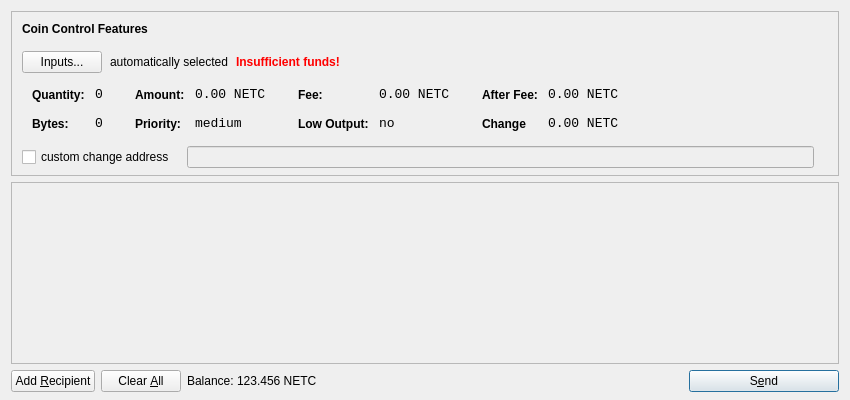
<?xml version="1.0" encoding="UTF-8"?>
<ui version="4.0">
 <class>SendCoinsDialog</class>
 <widget class="QDialog" name="SendCoinsDialog">
  <property name="geometry">
   <rect>
    <x>0</x>
    <y>0</y>
    <width>850</width>
    <height>400</height>
   </rect>
  </property>
  <property name="windowTitle">
   <string>Send Coins</string>
  </property>
  <layout class="QVBoxLayout" name="verticalLayout" stretch="0,1,0">
   <property name="bottomMargin">
    <number>8</number>
   </property>
   <item>
    <widget class="QFrame" name="frameCoinControl">
     <property name="sizePolicy">
      <sizepolicy hsizetype="Expanding" vsizetype="Expanding">
       <horstretch>0</horstretch>
       <verstretch>0</verstretch>
      </sizepolicy>
     </property>
     <property name="maximumSize">
      <size>
       <width>16777215</width>
       <height>16777215</height>
      </size>
     </property>
     <property name="frameShape">
      <enum>QFrame::StyledPanel</enum>
     </property>
     <property name="frameShadow">
      <enum>QFrame::Sunken</enum>
     </property>
     <layout class="QVBoxLayout" name="verticalLayoutCoinControl2">
      <property name="spacing">
       <number>-1</number>
      </property>
      <property name="leftMargin">
       <number>0</number>
      </property>
      <property name="topMargin">
       <number>0</number>
      </property>
      <property name="rightMargin">
       <number>0</number>
      </property>
      <property name="bottomMargin">
       <number>6</number>
      </property>
      <item>
       <layout class="QVBoxLayout" name="verticalLayoutCoinControl" stretch="0,0,0,0,1">
        <property name="spacing">
         <number>0</number>
        </property>
        <property name="leftMargin">
         <number>10</number>
        </property>
        <property name="topMargin">
         <number>10</number>
        </property>
        <item>
         <layout class="QHBoxLayout" name="horizontalLayoutCoinControl1">
          <property name="bottomMargin">
           <number>15</number>
          </property>
          <item>
           <widget class="QLabel" name="labelCoinControlFeatures">
            <property name="sizePolicy">
             <sizepolicy hsizetype="Preferred" vsizetype="Maximum">
              <horstretch>0</horstretch>
              <verstretch>0</verstretch>
             </sizepolicy>
            </property>
            <property name="font">
             <font>
              <weight>75</weight>
              <bold>true</bold>
             </font>
            </property>
            <property name="styleSheet">
             <string notr="true">font-weight:bold;</string>
            </property>
            <property name="text">
             <string>Coin Control Features</string>
            </property>
           </widget>
          </item>
         </layout>
        </item>
        <item>
         <layout class="QHBoxLayout" name="horizontalLayoutCoinControl2" stretch="0,0,0,0">
          <property name="spacing">
           <number>8</number>
          </property>
          <property name="bottomMargin">
           <number>10</number>
          </property>
          <item>
           <widget class="QPushButton" name="pushButtonCoinControl">
            <property name="styleSheet">
             <string notr="true"/>
            </property>
            <property name="text">
             <string>Inputs...</string>
            </property>
           </widget>
          </item>
          <item>
           <widget class="QLabel" name="labelCoinControlAutomaticallySelected">
            <property name="text">
             <string>automatically selected</string>
            </property>
            <property name="margin">
             <number>5</number>
            </property>
           </widget>
          </item>
          <item>
           <widget class="QLabel" name="labelCoinControlInsuffFunds">
            <property name="font">
             <font>
              <weight>75</weight>
              <bold>true</bold>
             </font>
            </property>
            <property name="styleSheet">
             <string notr="true">color:red;font-weight:bold;</string>
            </property>
            <property name="text">
             <string>Insufficient funds!</string>
            </property>
            <property name="margin">
             <number>5</number>
            </property>
           </widget>
          </item>
          <item>
           <spacer name="horizontalSpacerCoinControl">
            <property name="orientation">
             <enum>Qt::Horizontal</enum>
            </property>
            <property name="sizeHint" stdset="0">
             <size>
              <width>40</width>
              <height>1</height>
             </size>
            </property>
           </spacer>
          </item>
         </layout>
        </item>
        <item>
         <widget class="QWidget" name="widgetCoinControl" native="true">
          <property name="sizePolicy">
           <sizepolicy hsizetype="Preferred" vsizetype="Preferred">
            <horstretch>0</horstretch>
            <verstretch>0</verstretch>
           </sizepolicy>
          </property>
          <property name="minimumSize">
           <size>
            <width>0</width>
            <height>0</height>
           </size>
          </property>
          <property name="styleSheet">
           <string notr="true"/>
          </property>
          <layout class="QHBoxLayout" name="horizontalLayoutCoinControl5">
           <property name="margin">
            <number>0</number>
           </property>
           <item>
            <layout class="QHBoxLayout" name="horizontalLayoutCoinControl3" stretch="0,0,0,1">
             <property name="spacing">
              <number>20</number>
             </property>
             <property name="topMargin">
              <number>0</number>
             </property>
             <property name="bottomMargin">
              <number>10</number>
             </property>
             <item>
              <layout class="QFormLayout" name="formLayoutCoinControl1">
               <property name="horizontalSpacing">
                <number>10</number>
               </property>
               <property name="verticalSpacing">
                <number>14</number>
               </property>
               <property name="leftMargin">
                <number>10</number>
               </property>
               <property name="topMargin">
                <number>4</number>
               </property>
               <property name="rightMargin">
                <number>6</number>
               </property>
               <item row="0" column="0">
                <widget class="QLabel" name="labelCoinControlQuantityText">
                 <property name="styleSheet">
                  <string notr="true">font-weight:bold;</string>
                 </property>
                 <property name="text">
                  <string>Quantity:</string>
                 </property>
                 <property name="margin">
                  <number>0</number>
                 </property>
                </widget>
               </item>
               <item row="0" column="1">
                <widget class="QLabel" name="labelCoinControlQuantity">
                 <property name="font">
                  <font>
                   <family>Monospace</family>
                   <pointsize>10</pointsize>
                  </font>
                 </property>
                 <property name="cursor">
                  <cursorShape>IBeamCursor</cursorShape>
                 </property>
                 <property name="contextMenuPolicy">
                  <enum>Qt::ActionsContextMenu</enum>
                 </property>
                 <property name="text">
                  <string>0</string>
                 </property>
                 <property name="margin">
                  <number>0</number>
                 </property>
                 <property name="textInteractionFlags">
                  <set>Qt::LinksAccessibleByMouse|Qt::TextSelectableByKeyboard|Qt::TextSelectableByMouse</set>
                 </property>
                </widget>
               </item>
               <item row="1" column="0">
                <widget class="QLabel" name="labelCoinControlBytesText">
                 <property name="styleSheet">
                  <string notr="true">font-weight:bold;</string>
                 </property>
                 <property name="text">
                  <string>Bytes:</string>
                 </property>
                </widget>
               </item>
               <item row="1" column="1">
                <widget class="QLabel" name="labelCoinControlBytes">
                 <property name="font">
                  <font>
                   <family>Monospace</family>
                   <pointsize>10</pointsize>
                  </font>
                 </property>
                 <property name="cursor">
                  <cursorShape>IBeamCursor</cursorShape>
                 </property>
                 <property name="contextMenuPolicy">
                  <enum>Qt::ActionsContextMenu</enum>
                 </property>
                 <property name="text">
                  <string>0</string>
                 </property>
                 <property name="textInteractionFlags">
                  <set>Qt::LinksAccessibleByMouse|Qt::TextSelectableByKeyboard|Qt::TextSelectableByMouse</set>
                 </property>
                </widget>
               </item>
              </layout>
             </item>
             <item>
              <layout class="QFormLayout" name="formLayoutCoinControl2">
               <property name="horizontalSpacing">
                <number>10</number>
               </property>
               <property name="verticalSpacing">
                <number>14</number>
               </property>
               <property name="leftMargin">
                <number>6</number>
               </property>
               <property name="topMargin">
                <number>4</number>
               </property>
               <property name="rightMargin">
                <number>6</number>
               </property>
               <item row="0" column="0">
                <widget class="QLabel" name="labelCoinControlAmountText">
                 <property name="styleSheet">
                  <string notr="true">font-weight:bold;</string>
                 </property>
                 <property name="text">
                  <string>Amount:</string>
                 </property>
                 <property name="margin">
                  <number>0</number>
                 </property>
                </widget>
               </item>
               <item row="0" column="1">
                <widget class="QLabel" name="labelCoinControlAmount">
                 <property name="font">
                  <font>
                   <family>Monospace</family>
                   <pointsize>10</pointsize>
                  </font>
                 </property>
                 <property name="cursor">
                  <cursorShape>IBeamCursor</cursorShape>
                 </property>
                 <property name="contextMenuPolicy">
                  <enum>Qt::ActionsContextMenu</enum>
                 </property>
                 <property name="text">
                  <string>0.00 NETC</string>
                 </property>
                 <property name="textInteractionFlags">
                  <set>Qt::LinksAccessibleByMouse|Qt::TextSelectableByKeyboard|Qt::TextSelectableByMouse</set>
                 </property>
                </widget>
               </item>
               <item row="1" column="0">
                <widget class="QLabel" name="labelCoinControlPriorityText">
                 <property name="styleSheet">
                  <string notr="true">font-weight:bold;</string>
                 </property>
                 <property name="text">
                  <string>Priority:</string>
                 </property>
                </widget>
               </item>
               <item row="1" column="1">
                <widget class="QLabel" name="labelCoinControlPriority">
                 <property name="font">
                  <font>
                   <family>Monospace</family>
                   <pointsize>10</pointsize>
                  </font>
                 </property>
                 <property name="cursor">
                  <cursorShape>IBeamCursor</cursorShape>
                 </property>
                 <property name="contextMenuPolicy">
                  <enum>Qt::ActionsContextMenu</enum>
                 </property>
                 <property name="text">
                  <string>medium</string>
                 </property>
                 <property name="textInteractionFlags">
                  <set>Qt::LinksAccessibleByMouse|Qt::TextSelectableByKeyboard|Qt::TextSelectableByMouse</set>
                 </property>
                </widget>
               </item>
              </layout>
             </item>
             <item>
              <layout class="QFormLayout" name="formLayoutCoinControl3">
               <property name="horizontalSpacing">
                <number>10</number>
               </property>
               <property name="verticalSpacing">
                <number>14</number>
               </property>
               <property name="leftMargin">
                <number>6</number>
               </property>
               <property name="topMargin">
                <number>4</number>
               </property>
               <property name="rightMargin">
                <number>6</number>
               </property>
               <item row="0" column="0">
                <widget class="QLabel" name="labelCoinControlFeeText">
                 <property name="styleSheet">
                  <string notr="true">font-weight:bold;</string>
                 </property>
                 <property name="text">
                  <string>Fee:</string>
                 </property>
                 <property name="margin">
                  <number>0</number>
                 </property>
                </widget>
               </item>
               <item row="0" column="1">
                <widget class="QLabel" name="labelCoinControlFee">
                 <property name="font">
                  <font>
                   <family>Monospace</family>
                   <pointsize>10</pointsize>
                  </font>
                 </property>
                 <property name="cursor">
                  <cursorShape>IBeamCursor</cursorShape>
                 </property>
                 <property name="contextMenuPolicy">
                  <enum>Qt::ActionsContextMenu</enum>
                 </property>
                 <property name="text">
                  <string>0.00 NETC</string>
                 </property>
                 <property name="textInteractionFlags">
                  <set>Qt::LinksAccessibleByMouse|Qt::TextSelectableByKeyboard|Qt::TextSelectableByMouse</set>
                 </property>
                </widget>
               </item>
               <item row="1" column="0">
                <widget class="QLabel" name="labelCoinControlLowOutputText">
                 <property name="styleSheet">
                  <string notr="true">font-weight:bold;</string>
                 </property>
                 <property name="text">
                  <string>Low Output:</string>
                 </property>
                </widget>
               </item>
               <item row="1" column="1">
                <widget class="QLabel" name="labelCoinControlLowOutput">
                 <property name="font">
                  <font>
                   <family>Monospace</family>
                   <pointsize>10</pointsize>
                  </font>
                 </property>
                 <property name="cursor">
                  <cursorShape>IBeamCursor</cursorShape>
                 </property>
                 <property name="contextMenuPolicy">
                  <enum>Qt::ActionsContextMenu</enum>
                 </property>
                 <property name="text">
                  <string>no</string>
                 </property>
                 <property name="textInteractionFlags">
                  <set>Qt::LinksAccessibleByMouse|Qt::TextSelectableByKeyboard|Qt::TextSelectableByMouse</set>
                 </property>
                </widget>
               </item>
              </layout>
             </item>
             <item>
              <layout class="QFormLayout" name="formLayoutCoinControl4">
               <property name="horizontalSpacing">
                <number>10</number>
               </property>
               <property name="verticalSpacing">
                <number>14</number>
               </property>
               <property name="leftMargin">
                <number>6</number>
               </property>
               <property name="topMargin">
                <number>4</number>
               </property>
               <property name="rightMargin">
                <number>6</number>
               </property>
               <item row="0" column="0">
                <widget class="QLabel" name="labelCoinControlAfterFeeText">
                 <property name="styleSheet">
                  <string notr="true">font-weight:bold;</string>
                 </property>
                 <property name="text">
                  <string>After Fee:</string>
                 </property>
                 <property name="margin">
                  <number>0</number>
                 </property>
                </widget>
               </item>
               <item row="0" column="1">
                <widget class="QLabel" name="labelCoinControlAfterFee">
                 <property name="font">
                  <font>
                   <family>Monospace</family>
                   <pointsize>10</pointsize>
                  </font>
                 </property>
                 <property name="cursor">
                  <cursorShape>IBeamCursor</cursorShape>
                 </property>
                 <property name="contextMenuPolicy">
                  <enum>Qt::ActionsContextMenu</enum>
                 </property>
                 <property name="text">
                  <string>0.00 NETC</string>
                 </property>
                 <property name="textInteractionFlags">
                  <set>Qt::LinksAccessibleByMouse|Qt::TextSelectableByKeyboard|Qt::TextSelectableByMouse</set>
                 </property>
                </widget>
               </item>
               <item row="1" column="0">
                <widget class="QLabel" name="labelCoinControlChangeText">
                 <property name="styleSheet">
                  <string notr="true">font-weight:bold;</string>
                 </property>
                 <property name="text">
                  <string>Change</string>
                 </property>
                </widget>
               </item>
               <item row="1" column="1">
                <widget class="QLabel" name="labelCoinControlChange">
                 <property name="font">
                  <font>
                   <family>Monospace</family>
                   <pointsize>10</pointsize>
                  </font>
                 </property>
                 <property name="cursor">
                  <cursorShape>IBeamCursor</cursorShape>
                 </property>
                 <property name="contextMenuPolicy">
                  <enum>Qt::ActionsContextMenu</enum>
                 </property>
                 <property name="text">
                  <string>0.00 NETC</string>
                 </property>
                 <property name="textInteractionFlags">
                  <set>Qt::LinksAccessibleByMouse|Qt::TextSelectableByKeyboard|Qt::TextSelectableByMouse</set>
                 </property>
                </widget>
               </item>
              </layout>
             </item>
            </layout>
           </item>
          </layout>
         </widget>
        </item>
        <item>
         <layout class="QHBoxLayout" name="horizontalLayoutCoinControl4" stretch="0,0,0">
          <property name="spacing">
           <number>12</number>
          </property>
          <property name="sizeConstraint">
           <enum>QLayout::SetDefaultConstraint</enum>
          </property>
          <property name="topMargin">
           <number>5</number>
          </property>
          <property name="rightMargin">
           <number>5</number>
          </property>
          <item>
           <widget class="QCheckBox" name="checkBoxCoinControlChange">
            <property name="text">
             <string>custom change address</string>
            </property>
           </widget>
          </item>
          <item>
           <widget class="QLineEdit" name="lineEditCoinControlChange">
            <property name="enabled">
             <bool>false</bool>
            </property>
            <property name="sizePolicy">
             <sizepolicy hsizetype="Expanding" vsizetype="Fixed">
              <horstretch>0</horstretch>
              <verstretch>0</verstretch>
             </sizepolicy>
            </property>
           </widget>
          </item>
          <item>
           <widget class="QLabel" name="labelCoinControlChangeLabel">
            <property name="sizePolicy">
             <sizepolicy hsizetype="Preferred" vsizetype="Expanding">
              <horstretch>0</horstretch>
              <verstretch>0</verstretch>
             </sizepolicy>
            </property>
            <property name="minimumSize">
             <size>
              <width>0</width>
              <height>0</height>
             </size>
            </property>
            <property name="text">
             <string/>
            </property>
            <property name="margin">
             <number>3</number>
            </property>
           </widget>
          </item>
         </layout>
        </item>
        <item>
         <spacer name="verticalSpacerCoinControl">
          <property name="orientation">
           <enum>Qt::Vertical</enum>
          </property>
          <property name="sizeHint" stdset="0">
           <size>
            <width>800</width>
            <height>1</height>
           </size>
          </property>
         </spacer>
        </item>
       </layout>
      </item>
     </layout>
    </widget>
   </item>
   <item>
    <widget class="QScrollArea" name="scrollArea">
     <property name="widgetResizable">
      <bool>true</bool>
     </property>
     <widget class="QWidget" name="scrollAreaWidgetContents">
      <property name="geometry">
       <rect>
        <x>0</x>
        <y>0</y>
        <width>830</width>
        <height>165</height>
       </rect>
      </property>
      <layout class="QVBoxLayout" name="verticalLayout_2">
       <property name="margin">
        <number>0</number>
       </property>
       <item>
        <layout class="QVBoxLayout" name="entries">
         <property name="spacing">
          <number>6</number>
         </property>
        </layout>
       </item>
       <item>
        <spacer name="verticalSpacer">
         <property name="orientation">
          <enum>Qt::Vertical</enum>
         </property>
         <property name="sizeHint" stdset="0">
          <size>
           <width>20</width>
           <height>40</height>
          </size>
         </property>
        </spacer>
       </item>
      </layout>
     </widget>
    </widget>
   </item>
   <item>
    <layout class="QHBoxLayout" name="horizontalLayout">
     <item>
      <widget class="QPushButton" name="addButton">
       <property name="toolTip">
        <string>Send to multiple recipients at once</string>
       </property>
       <property name="text">
        <string>Add &amp;Recipient</string>
       </property>
       <property name="icon">
        <iconset resource="../bitcoin.qrc">
         <normaloff>:/icons/add</normaloff>:/icons/add</iconset>
       </property>
       <property name="autoDefault">
        <bool>false</bool>
       </property>
      </widget>
     </item>
     <item>
      <widget class="QPushButton" name="clearButton">
       <property name="sizePolicy">
        <sizepolicy hsizetype="Minimum" vsizetype="Fixed">
         <horstretch>0</horstretch>
         <verstretch>0</verstretch>
        </sizepolicy>
       </property>
       <property name="toolTip">
        <string>Remove all transaction fields</string>
       </property>
       <property name="text">
        <string>Clear &amp;All</string>
       </property>
       <property name="icon">
        <iconset resource="../bitcoin.qrc">
         <normaloff>:/icons/remove</normaloff>:/icons/remove</iconset>
       </property>
       <property name="autoRepeatDelay">
        <number>300</number>
       </property>
       <property name="autoDefault">
        <bool>false</bool>
       </property>
      </widget>
     </item>
     <item>
      <layout class="QHBoxLayout" name="horizontalLayout_2">
       <property name="spacing">
        <number>3</number>
       </property>
       <item>
        <widget class="QLabel" name="label">
         <property name="sizePolicy">
          <sizepolicy hsizetype="Preferred" vsizetype="Fixed">
           <horstretch>0</horstretch>
           <verstretch>0</verstretch>
          </sizepolicy>
         </property>
         <property name="text">
          <string>Balance:</string>
         </property>
        </widget>
       </item>
       <item>
        <widget class="QLabel" name="labelBalance">
         <property name="sizePolicy">
          <sizepolicy hsizetype="Preferred" vsizetype="Fixed">
           <horstretch>0</horstretch>
           <verstretch>0</verstretch>
          </sizepolicy>
         </property>
         <property name="cursor">
          <cursorShape>IBeamCursor</cursorShape>
         </property>
         <property name="text">
          <string>123.456 NETC</string>
         </property>
         <property name="textInteractionFlags">
          <set>Qt::LinksAccessibleByMouse|Qt::TextSelectableByKeyboard|Qt::TextSelectableByMouse</set>
         </property>
        </widget>
       </item>
      </layout>
     </item>
     <item>
      <spacer name="horizontalSpacer">
       <property name="orientation">
        <enum>Qt::Horizontal</enum>
       </property>
       <property name="sizeHint" stdset="0">
        <size>
         <width>40</width>
         <height>20</height>
        </size>
       </property>
      </spacer>
     </item>
     <item>
      <widget class="QPushButton" name="sendButton">
       <property name="minimumSize">
        <size>
         <width>150</width>
         <height>0</height>
        </size>
       </property>
       <property name="toolTip">
        <string>Confirm the send action</string>
       </property>
       <property name="text">
        <string>S&amp;end</string>
       </property>
       <property name="icon">
        <iconset resource="../bitcoin.qrc">
         <normaloff>:/icons/send</normaloff>:/icons/send</iconset>
       </property>
       <property name="default">
        <bool>true</bool>
       </property>
      </widget>
     </item>
    </layout>
   </item>
  </layout>
 </widget>
 <resources>
  <include location="../bitcoin.qrc"/>
 </resources>
 <connections/>
</ui>
